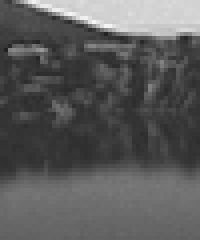
#> input picture frame 4 of images/video/mydemo2.mp4, 50 x 60 px (shown 4 times larger)
$ python optimiazation_video.py
#> lines starting #> are read from the running program, lines starting #| are printed output that depends on the picture
#> further down, frame is the input picture: shape (60, 50, 3); min 34, max 245, mean 90.4
#> (key q is pressed here)
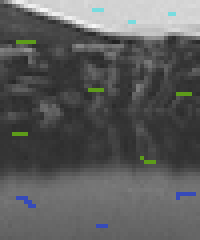
#> input picture colorization_by_custom_method/colorization_by_optimization_video_part/demo1_marked_frame/color_4.bmp, 50 x 60 px, found by its file name (shown 4 times larger)
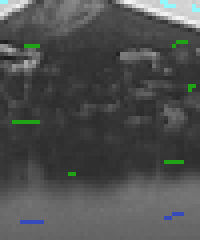
#> input picture colorization_by_custom_method/colorization_by_optimization_video_part/demo1_marked_frame/color_15.bmp, 50 x 60 px, found by its file name (shown 4 times larger)
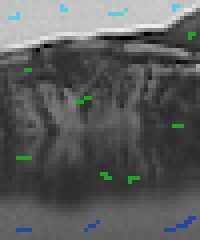
#> input picture colorization_by_custom_method/colorization_by_optimization_video_part/demo1_marked_frame/color_29.bmp, 50 x 60 px, found by its file name (shown 4 times larger)
from PIL import ImageTk
from PIL import Image
import numpy as np
import math
import copy
import cv2
import matplotlib.pyplot as plt
import colorsys
from scipy import sparse
from scipy.sparse import linalg

# 定义邻域范围


class Neighbors:
    def __init__(self, width, center, frame_list_yuv, frame_list_rgb):
        """
        :param width: 窗口大小
        :param center: 该点的i,r,c坐标值（因为是视频，所以为三维的）
        :param frame_list_yuv: yuv帧list
        :param frame_list_rgb: rgb帧list
        """
        self.i = center[0]
        self.r = center[1]
        self.c = center[2]
        self.y = frame_list_yuv[self.i][self.r][self.c][0]  # 对应该像素灰度值
        self.width = width
        self.neighbors = None
        self.find_neighbors(frame_list_yuv, frame_list_rgb)

    def find_neighbors(self, frame_list_yuv, frame_list_rgb):
        """
        通过光流与其他内容，寻找到该点的邻域，并添加进入neighbors数组中
        :param frame_list_yuv: yuv帧list
        :param frame_list_rgb: rgb帧list
        :return: None,过程中直接操作self.neighbors
        """
        # 注意neighbors里面每个元素也是一个list，其格式为：[i,r,c,y]，前三个i,r,c为像素在视频中的三维坐标，y为像素灰度值
        # neighbors的寻找旨在为后续计算权重矩阵做准备
        self.neighbors = []
        current_frame_y = frame_list_yuv[self.i][:, :, 0]
        # 确定同张图片邻域范围
        r_min = max(0, self.r - self.width)
        r_max = min(current_frame_y.shape[0], self.r + self.width + 1)
        c_min = max(0, self.c - self.width)
        c_max = min(current_frame_y.shape[1], self.c + self.width + 1)
        p0_array = []
        for r in range(r_min, r_max):
            for c in range(c_min, c_max):
                if r == self.r and c == self.c:
                    continue
                self.neighbors.append([self.i, r, c, current_frame_y[r][c]])  # 一个neighbors由i,r,c,以及灰度值确定
                # 为后续利用光流寻找前后两帧中和他相近的邻居，做准备，将邻居坐标点纳入
                p0_array.append([[r, c]])

        p0 = np.array(p0_array, dtype=np.float32)
        # 利用光流寻找上一帧中的邻居
        if self.i != 0:
            old_p0 = lucas_optical_flow(frame_list_rgb[self.i], frame_list_rgb[self.i - 1], p0)
            for each in old_p0:
                # 取整，然后判断条件
                new_r = round(each[0])
                new_c = round(each[1])
                if new_r < 0:
                    continue
                if new_r > current_frame_y.shape[0] - 1:
                    continue
                if new_c < 0:
                    continue
                if new_c > current_frame_y.shape[1] - 1:
                    continue
                self.neighbors.append([self.i - 1, new_r, new_c, frame_list_yuv[self.i - 1][:, :, 0][new_r][new_c]])
        # 利用光流寻找下一帧中的邻居
        if self.i != (len(frame_list_yuv) - 1):
            next_p0 = lucas_optical_flow(frame_list_rgb[self.i], frame_list_rgb[self.i + 1], p0)
            for each in next_p0:
                new_r = round(each[0])
                new_c = round(each[1])
                if new_r < 0:
                    continue
                if new_r > current_frame_y.shape[0] - 1:
                    continue
                if new_c < 0:
                    continue
                if new_c > current_frame_y.shape[1] - 1:
                    continue
                self.neighbors.append([self.i + 1, new_r, new_c, frame_list_yuv[self.i + 1][:, :, 0][new_r][new_c]])

    def affinity_function(self):
        """
        通过self.neighbors来计算邻居们的权重
        :return: neighbors_array 格式如下：其为一个list，
        list内每个元素也是一个list，每个元素代表格式为：[i,r,c,weight],i,r,c为neighbor的三维坐标，weight为该邻居的权重值
        """
        neighbors_array = np.array(self.neighbors)
        # 计算 Y 值差
        sY = neighbors_array[:, 3]
        cY = self.y
        diff = sY - cY
        # 计算方差
        sig = np.var(np.append(sY, cY))
        if sig < 1e-6:
            sig = 1e-6
        # 依据论文权重公式进行计算
        weight = np.exp(- np.power(diff, 2) / (sig * 2.0))
        weight = -weight / np.sum(weight)
        neighbors_array[:, 3] = weight
        return neighbors_array


class OptimizationVideo:
    """
        论文 Colorization using Optimization 视频上色部分复现，尽可能的保持了时间、空间上的连续性
    """

    def __init__(self, source_image_list, marked_image_list, marked_image_index_list):
        """
        初始化
        :param source_image_list:  源图片list
        :param marked_image_list:  标记图片list
        :param marked_image_index_list: 标记图片index list
        """
        self.origin_source_image_list_rgb = copy.deepcopy(source_image_list)
#> self.origin_source_image_list_rgb = 1 item
        self.origin_marked_image_list_rgb = copy.deepcopy(marked_image_list)
#> self.origin_marked_image_list_rgb = 3 items
        self.source_image_list_rgb = source_image_list
#> self.source_image_list_rgb = 1 item
        self.marked_image_list_rgb = marked_image_list
#> self.marked_image_list_rgb = 3 items
        self.marked_image_index_list = marked_image_index_list
        self.source_image_list_yuv = []
        self.marked_image_list_yuv = []

        for i in range(0, len(self.source_image_list_rgb)):
            self.source_image_list_rgb[i] = np.array(self.source_image_list_rgb[i]).astype(float) / 255
#> this loop made 1 pass
        for i in range(0, len(self.marked_image_list_rgb)):
            self.marked_image_list_rgb[i] = np.array(self.marked_image_list_rgb[i]).astype(float) / 255
#> this loop made 3 passes

        # for row in range(0,self.origin_source_image_list_rgb[0].shape[0]):

    def rgb_channels_to_yuv(self, cR, cG, cB):
        """
        rgb转yuv渠道
        :param cR: R渠道
        :param cG: G渠道
        :param cB: B渠道
        :return: yuv渠道
        """
        return colorsys.rgb_to_yiq(cR, cG, cB)

    def is_colored(self, index, row, col):
        """
        某个像素点是否有指定上色
        :param index: index
        :param row: row
        :param col: col
        :return: False 和 True 指定
        """
        if self.marked_image_index_list.count(index) == 0:
            return False
        # 找到
        i = self.marked_image_index_list.index(index)
        return abs(self.source_image_list_rgb[index][row][col] - self.marked_image_list_rgb[i][row][col]).sum() > 0.3

    def colorization(self):
        """
        上色主函数，
        :return:
        """
        # 获取信息
        self.pic_rows = self.source_image_list_rgb[0].shape[0]
#> self.pic_rows = 60
        self.pic_cols = self.source_image_list_rgb[0].shape[1]
#> self.pic_cols = 50
        self.pic_size = self.pic_rows * self.pic_cols
#> self.pic_size = 3000
        # 形成待上色矩阵和标记图片矩阵
        for i in range(0, len(self.source_image_list_rgb)):
            self.source_image_list_yuv.append(self.rgb_channels_to_yuv(self.source_image_list_rgb[i][:, :, 0],
                                                                       self.source_image_list_rgb[i][:, :, 1],
                                                                       self.source_image_list_rgb[i][:, :, 2]))
            if self.marked_image_index_list.count(i) != 0:
                index = self.marked_image_index_list.index(i)
                self.marked_image_list_yuv.append(self.rgb_channels_to_yuv(self.marked_image_list_rgb[index][:, :, 0],
                                                                           self.marked_image_list_rgb[index][:, :, 1],
                                                                           self.marked_image_list_rgb[index][:, :, 2]))
            else:
                self.marked_image_list_yuv.append(self.rgb_channels_to_yuv(self.source_image_list_rgb[i][:, :, 0],
                                                                           self.source_image_list_rgb[i][:, :, 1],
                                                                           self.source_image_list_rgb[i][:, :, 2]))
#> after the loop, self.marked_image_list_yuv = 1 item; self.source_image_list_yuv = 1 item

        # 形成yuv List
        self.pic_yuv_list = []
        for i in range(0, len(self.source_image_list_yuv)):
            channel_Y = self.marked_image_list_yuv[i][0]
            channel_U = self.marked_image_list_yuv[i][1]
            channel_V = self.marked_image_list_yuv[i][2]
            self.pic_yuv_list.append(np.dstack((channel_Y, channel_U, channel_V)))
#> this loop made 1 pass
#> pass 1, in colorization, `channel_U = self.marked_image_list_yuv[i][1]`:
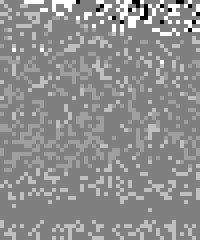
#> channel_U: shape (60, 50) float64 (shown 4 times larger); min -5.22e-17, max 5.22e-17, mean 6.05e-18; drawn with min black and max white
#> after the loop, self.pic_yuv_list = 1 item

        self.pic_yuv_list = np.array(self.pic_yuv_list)
        self.window_width = 1  # 邻域宽度

        # 构造权重稀疏矩阵，先只记录 point1,point2,weight 的形式，后续再通过api构造稀疏矩阵
        weightData = []
        print("len(self.pic_yuv_list)", len(self.pic_yuv_list))
#| len(self.pic_yuv_list) 1
        # 建立weight矩阵
        for i in range(0, len(self.pic_yuv_list)):
            print(i)
            for r in range(self.pic_rows):
                for c in range(self.pic_cols):
                    w = Neighbors(self.window_width, (i, r, c), self.pic_yuv_list, self.origin_source_image_list_rgb)
                    if not self.is_colored(i, r, c):
                        weights = w.affinity_function()
                        for e in weights:
                            weightData.append([(i, r, c), (e[0], e[1], e[2]), e[3]])
                    weightData.append([(i, r, c), (i, r, c), 1.])
            del(w)
#> this loop made 1 pass
#| 0

        # 构造稀疏矩阵
        sparse_index_rc_data = [[e[0][0] * self.pic_size + e[0][1] + e[0][2] * self.pic_rows, e[1][0] * self.pic_size + e[1][1] + e[1][2] * self.pic_rows, e[2]] for e in
                                weightData]

        sparse_data = np.array(sparse_index_rc_data, dtype=np.float64)[:, 2]
        sparse_index_rc = np.array(sparse_index_rc_data, dtype=np.integer)[:, 0:2]
        matA = sparse.csr_matrix((sparse_data, (sparse_index_rc[:, 0], sparse_index_rc[:, 1])), shape=(self.pic_size * len(self.source_image_list_rgb), self.pic_size * len(self.source_image_list_rgb)))
        # 做一个中途的存储，因为构造稀疏矩阵比较慢
        sparse.save_npz('./new_matA.npz', matA)  # 保存

        # matA = sparse.load_npz('./matA.npz')  # 可以中途读入，免除构造稀疏矩阵的过程

        b_u = np.zeros(self.pic_size * len(self.pic_yuv_list))
        b_v = np.zeros(self.pic_size * len(self.pic_yuv_list))

        # 展平u通道到一个整的向量
        pic_u_flat = self.pic_yuv_list[0][:, :, 1].reshape(self.pic_size, order='F')
        for i in range(1, len(self.pic_yuv_list)):
            temp = self.pic_yuv_list[i][:, :, 1].reshape(self.pic_size, order='F')
            pic_u_flat = np.concatenate((pic_u_flat, temp))
#> this loop made 0 passes

        i = 0
        for each in pic_u_flat:
            import math
            index = math.floor(i / self.pic_size)
            inner_i = (i - (index * self.pic_size))
            row = inner_i % self.pic_rows
            col = math.floor(inner_i / self.pic_rows)
            if self.is_colored(index, row, col):
                b_u[i] = pic_u_flat[i]
            i = i + 1
#> this loop made 3000 passes
#> each on passes 1 to 3: 2.61e-17, 0, 0

        # 展平v通道到一个整的向量
        pic_v_flat = self.pic_yuv_list[0][:, :, 2].reshape(self.pic_size, order='F')
        for i in range(1, len(self.pic_yuv_list)):
            temp = self.pic_yuv_list[i][:, :, 2].reshape(self.pic_size, order='F')
            pic_v_flat = np.concatenate((pic_v_flat, temp))

        i = 0
        for each in pic_v_flat:
            import math
            index = math.floor(i / self.pic_size)
            inner_i = (i - (index * self.pic_size))
            row = inner_i % self.pic_rows
            col = math.floor(inner_i / self.pic_rows)
            print(index)
            if self.is_colored(index, row, col):
                b_v[i] = pic_v_flat[i]
            i = i + 1
#> this loop made 3000 passes
#> each on passes 1 to 3: 4.94e-17, 0, 0
#| 0
#| 0
#| 0
#| 0
#| 0
#| 0
#| 0
#| 0
#> (further printed lines are left out)

        # 解线性方程组
        ansY = self.pic_yuv_list[0][:, :, 0].reshape(self.pic_size, order='F')
        for i in range(1, len(self.pic_yuv_list)):
            temp = self.pic_yuv_list[i][:, :, 0].reshape(self.pic_size, order='F')
            ansY = np.concatenate((ansY, temp))

        print("start optimizing")
        ansU = linalg.spsolve(matA, b_u)
        print("opt1")
        # 存储ansU中间结果，因为解线性方程组也很慢
        np.save("ansU.npy", ansU)
        ansV = linalg.spsolve(matA, b_v)
        # 存储ansV中间结果，因为解线性方程组也很慢
        np.save("ansV.npy", ansV)
        print("optimized")

        # 以下可以考虑读入线性方程组的解，节省时间
        # ansU = np.load("ansU.npy")
        # ansV = np.load("ansV.npy")

        # 生成RGB帧序列
        colorizedRGBList = []
        for i in range(0, len(self.pic_yuv_list)):
            colorizedYUV = np.zeros(self.pic_yuv_list[0].shape)
            colorizedYUV[:, :, 0] = ansY[i * self.pic_size:(i + 1) * self.pic_size].reshape((self.pic_rows, self.pic_cols), order='F')
            colorizedYUV[:, :, 1] = ansU[i * self.pic_size:(i + 1) * self.pic_size].reshape((self.pic_rows, self.pic_cols), order='F')
            colorizedYUV[:, :, 2] = ansV[i * self.pic_size:(i + 1) * self.pic_size].reshape((self.pic_rows, self.pic_cols), order='F')
            colorizedRGB = self.yuv_channels_to_rgb(colorizedYUV)
            colorizedRGB = colorizedRGB.astype(np.float32)
            colorizedRGBList.append(colorizedRGB)
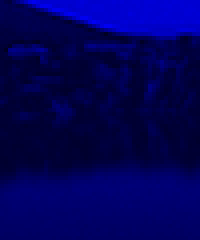
#> colorizedYUV: shape (60, 50, 3) float64 (shown 4 times larger); mean of channels 0, 1, 2 0.354, 0, 0; drawn as B, G, R

        # 写入视频：
        fps = 15
        size = (self.pic_cols, self.pic_rows)
        videoWriter = cv2.VideoWriter('video.avi', cv2.VideoWriter_fourcc('M', 'J', 'P', 'G'), fps, size)
        for i in range(0, len(self.pic_yuv_list)):
            # frame = cv2.cvtColor(colorizedRGBList[i], cv2.COLOR_RGB2BGR)
            frame = np.array(colorizedRGBList[i] * 255, dtype=np.uint8)
            videoWriter.write(frame)
            cv2.imshow("frame", frame)

        cap.release()
        videoWriter.release()

    def yuv_channels_to_rgb(self, colorizedYUV):
        """
        YUV 信道转 RGB
        :param colorizedYUV: 上色YUV
        :return:
        """
        cY = colorizedYUV[:, :, 0]
        cU = colorizedYUV[:, :, 1]
        cV = colorizedYUV[:, :, 2]

        r = cY + 0.948262 * cU + 0.624013 * cV
        g = cY - 0.276066 * cU - 0.639810 * cV
        b = cY - 1.105450 * cU + 1.729860 * cV
        r[r < 0] = 0
        r[r > 1] = 1
        g[g < 0] = 0
        g[g > 1] = 1
        b[b < 0] = 0
        b[b > 1] = 1
        colorizedRGB = np.zeros(colorizedYUV.shape)
        colorizedRGB[:, :, 0] = r
        colorizedRGB[:, :, 1] = g
        colorizedRGB[:, :, 2] = b
        return colorizedRGB


def lucas_optical_flow(frame1, frame2, p0):
    """
    光流计算函数，封装了opencv的稀疏光流计算函数，
    :param frame1:参考帧
    :param frame2:寻找帧
    :param p0:参考帧中的某个点
    :return:寻找帧中与参考帧中的p0点对应的像素点的坐标
    """
    # p0 需要是float32
    lk_params = dict(winSize=(15, 15), maxLevel=2, criteria=(cv2.TERM_CRITERIA_EPS | cv2.TERM_CRITERIA_COUNT, 10, 0.03))
    old_gray = cv2.cvtColor(frame1, cv2.COLOR_BGR2GRAY)
    frame_gray = cv2.cvtColor(frame2, cv2.COLOR_BGR2GRAY)
    p1, st, err = cv2.calcOpticalFlowPyrLK(old_gray, frame_gray, p0, None, **lk_params)
    good_new = p1[st == 1]
    return good_new

# 使用示例如下：
video_image_list = []
marked_list = []
marked_index_list = [3, 14, 28]
cap = cv2.VideoCapture("./videodemo/mydemo2.mp4")
count = 0
while(1):
    # get a frame
    ret, frame = cap.read()
    if not ret:
        break
    count = count + 1
    video_image_list.append(frame)
    cv2.imshow("capture", frame)
    # videoWriter.write(frame)
    if cv2.waitKey(10) & 0xFF == ord('q'):
        break

marked_list.append(cv2.imread("videodemo/demo2color/color_4.bmp"))
marked_list.append(cv2.imread("videodemo/demo2color/color_15.bmp"))
marked_list.append(cv2.imread("videodemo/demo2color/color_29.bmp"))

op = OptimizationVideo(video_image_list, marked_list, marked_index_list)
op.colorization()

$ run again, starting later in the video
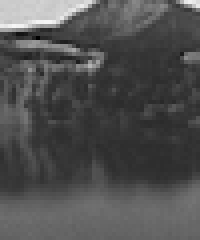
#> input picture frame 19 of images/video/mydemo2.mp4, 50 x 60 px (shown 4 times larger)
#> frame is the input picture: shape (60, 50, 3); min 0, max 246, mean 79.5
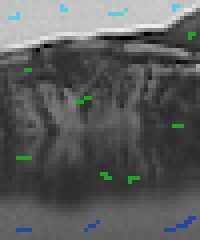
#> input picture colorization_by_custom_method/colorization_by_optimization_video_part/demo1_marked_frame/color_29.bmp, 50 x 60 px, found by its file name (shown 4 times larger)
#> self.origin_source_image_list_rgb = 1 item
#> self.origin_marked_image_list_rgb = 3 items
#> self.source_image_list_rgb = 1 item
#> self.marked_image_list_rgb = 3 items
#> the loop in __init__, `for i in range(0, len(self.source_image_list_rgb)):` made 1 pass
#> the loop in __init__, `for i in range(0, len(self.marked_image_list_rgb)):` made 3 passes
#> the loop in colorization, `for i in range(0, len(self.source_image_list_rgb)):` made 1 pass
#> after the loop in colorization, `for i in range(0, len(self.source_image_list_rgb)):`: self.marked_image_list_yuv = 1 item
#> the loop in colorization, `for i in range(0, len(self.source_image_list_yuv)):` made 1 pass
#| len(self.pic_yuv_list) 1
#> the loop in colorization, `for i in range(0, len(self.pic_yuv_list)):` made 1 pass
#> (printed output is left out)
#> the loop in colorization, `for each in pic_u_flat:` made 3000 passes
#> each on passes 1 to 3: 5.22e-17, 0, 5.22e-17
#> the loop in colorization, `for each in pic_v_flat:` made 3000 passes
#> each on passes 1 to 3: 9.88e-17, 0, 9.88e-17
#> (printed output is left out)
#> the loop in colorization, `for i in range(0, len(self.pic_yuv_list)):` made 1 pass
#> after the loop in colorization, `for i in range(0, len(self.pic_yuv_list)):`:
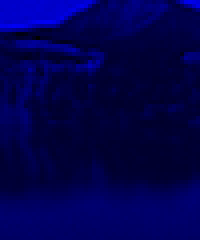
#> colorizedYUV: shape (60, 50, 3) float64 (shown 4 times larger); mean of channels 0, 1, 2 0.312, 0, 0; drawn as B, G, R

$ run again, starting later in the video
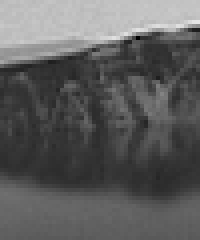
#> input picture frame 35 of images/video/mydemo2.mp4, 50 x 60 px (shown 4 times larger)
#> frame is the input picture: shape (60, 50, 3); min 0, max 229, mean 93.3
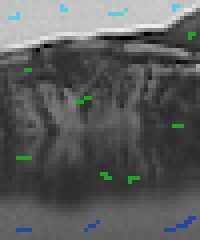
#> input picture colorization_by_custom_method/colorization_by_optimization_video_part/demo1_marked_frame/color_29.bmp, 50 x 60 px, found by its file name (shown 4 times larger)
#> self.origin_source_image_list_rgb = 1 item
#> self.origin_marked_image_list_rgb = 3 items
#> self.source_image_list_rgb = 1 item
#> self.marked_image_list_rgb = 3 items
#> the loop in __init__, `for i in range(0, len(self.source_image_list_rgb)):` made 1 pass
#> the loop in __init__, `for i in range(0, len(self.marked_image_list_rgb)):` made 3 passes
#> the loop in colorization, `for i in range(0, len(self.source_image_list_rgb)):` made 1 pass
#> after the loop in colorization, `for i in range(0, len(self.source_image_list_rgb)):`: self.marked_image_list_yuv = 1 item
#> the loop in colorization, `for i in range(0, len(self.source_image_list_yuv)):` made 1 pass
#| len(self.pic_yuv_list) 1
#> the loop in colorization, `for i in range(0, len(self.pic_yuv_list)):` made 1 pass
#> (printed output is left out)
#> the loop in colorization, `for each in pic_u_flat:` made 3000 passes
#> each on passes 2 to 4: 0, 0, 5.22e-17
#> the loop in colorization, `for each in pic_v_flat:` made 3000 passes
#> each on passes 2 to 4: 0, 0, 9.88e-17
#> (printed output is left out)
#> the loop in colorization, `for i in range(0, len(self.pic_yuv_list)):` made 1 pass
#> after the loop in colorization, `for i in range(0, len(self.pic_yuv_list)):`:
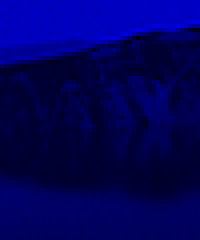
#> colorizedYUV: shape (60, 50, 3) float64 (shown 4 times larger); mean of channels 0, 1, 2 0.366, 0, 0; drawn as B, G, R
